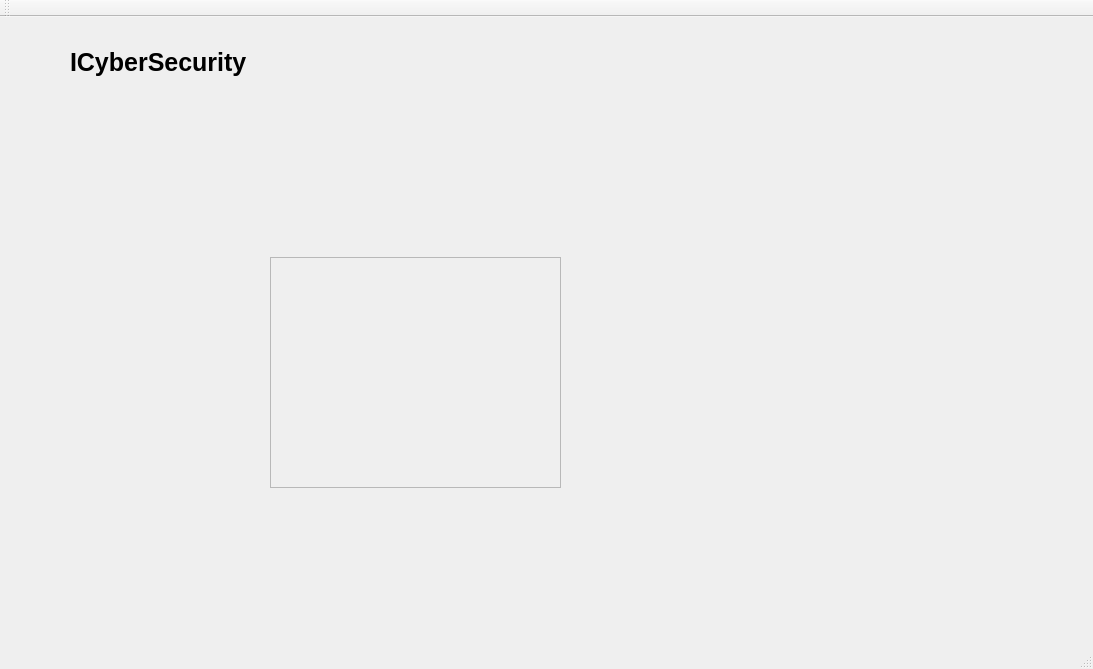
<?xml version="1.0" encoding="UTF-8"?>
<ui version="4.0">
 <class>MainWindow</class>
 <widget class="QMainWindow" name="MainWindow">
  <property name="geometry">
   <rect>
    <x>0</x>
    <y>0</y>
    <width>1093</width>
    <height>669</height>
   </rect>
  </property>
  <property name="windowTitle">
   <string>MainWindow</string>
  </property>
  <widget class="QWidget" name="centralWidget">
   <widget class="QLabel" name="label">
    <property name="geometry">
     <rect>
      <x>70</x>
      <y>30</y>
      <width>191</width>
      <height>31</height>
     </rect>
    </property>
    <property name="font">
     <font>
      <family>MS Sans Serif</family>
      <pointsize>19</pointsize>
      <weight>75</weight>
      <bold>true</bold>
     </font>
    </property>
    <property name="text">
     <string>ICyberSecurity</string>
    </property>
   </widget>
   <widget class="QScrollArea" name="scrollArea">
    <property name="geometry">
     <rect>
      <x>270</x>
      <y>240</y>
      <width>291</width>
      <height>231</height>
     </rect>
    </property>
    <property name="widgetResizable">
     <bool>true</bool>
    </property>
    <widget class="QWidget" name="scrollAreaWidgetContents">
     <property name="geometry">
      <rect>
       <x>0</x>
       <y>0</y>
       <width>289</width>
       <height>229</height>
      </rect>
     </property>
    </widget>
   </widget>
  </widget>
  <widget class="QMenuBar" name="menuBar">
   <property name="geometry">
    <rect>
     <x>0</x>
     <y>0</y>
     <width>1093</width>
     <height>21</height>
    </rect>
   </property>
  </widget>
  <widget class="QToolBar" name="mainToolBar">
   <attribute name="toolBarArea">
    <enum>TopToolBarArea</enum>
   </attribute>
   <attribute name="toolBarBreak">
    <bool>false</bool>
   </attribute>
  </widget>
  <widget class="QStatusBar" name="statusBar"/>
 </widget>
 <layoutdefault spacing="6" margin="11"/>
 <resources/>
 <connections/>
</ui>
